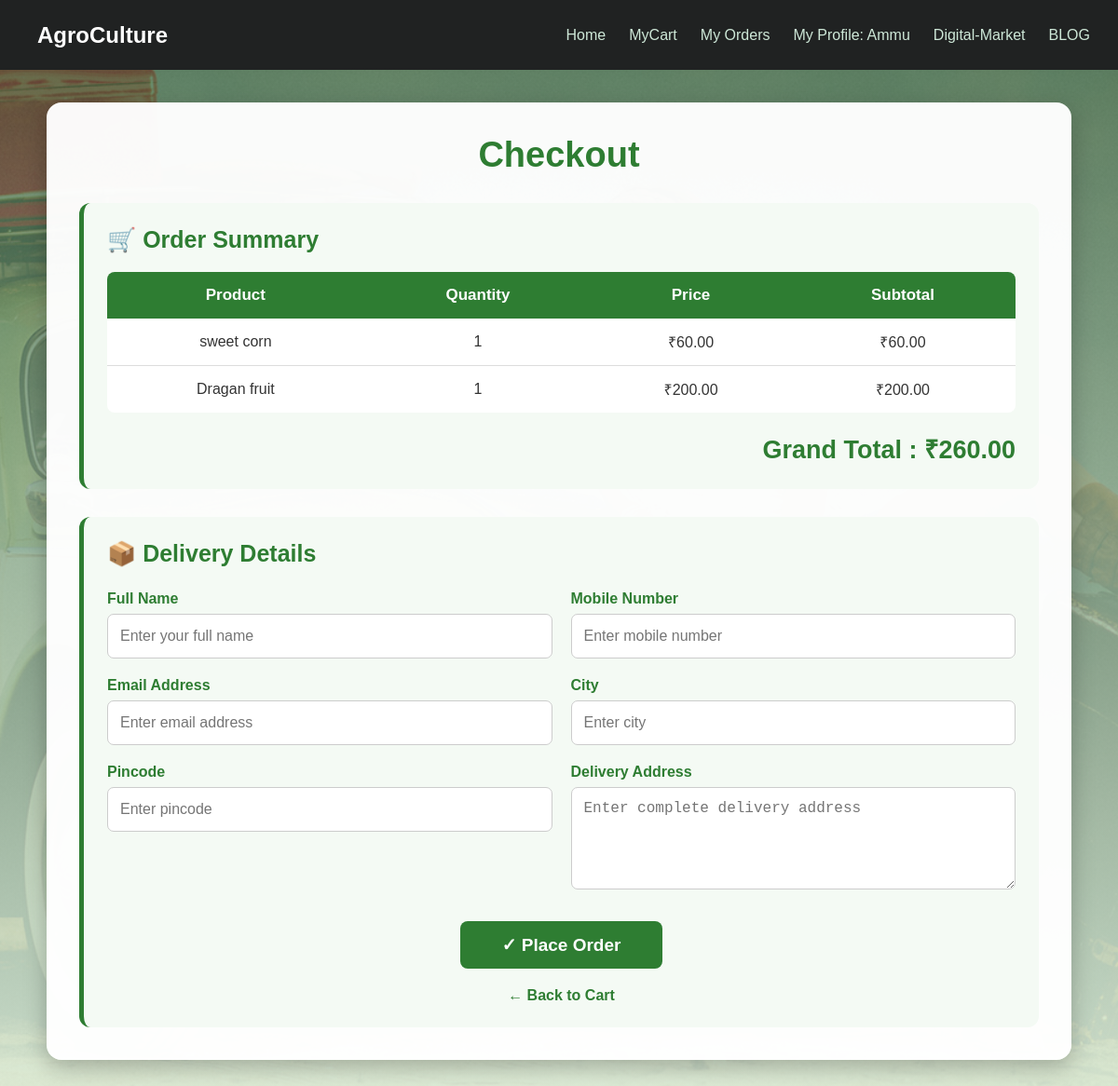
Screenshot of /agri/checkout.php (signed in) with the database file from the repository.
### tables this page shows
CREATE TABLE `mycart` (
  `bid` int(10) NOT NULL,
  `pid` int(10) NOT NULL,
  `quantity` int(11) DEFAULT NULL
);

CREATE TABLE `fproduct` (
  `fid` int(255) NOT NULL,
  `pid` int(255) NOT NULL,
  `product` varchar(255) NOT NULL,
  `pcat` varchar(255) NOT NULL,
  `pinfo` varchar(255) NOT NULL,
  `price` float NOT NULL,
  `pimage` varchar(255) NOT NULL DEFAULT 'blank.png',
  `picStatus` int(10) NOT NULL DEFAULT 0
);

### agri/checkout.php (the view, shortened to what this page needs)
<?php
require 'db.php';
$bid = $_SESSION['id'];
?>
<!DOCTYPE html>
<html lang="en">
<head>
</head>
<body>
<?php
require 'menu.php';
?>
<div class="checkout-page">
    <div class="checkout-container">
        <h1 class="checkout-title">
            Checkout
        </h1>
        <div class="products-section">
            <h2 class="section-title">
                🛒 Order Summary
            </h2>
            <table class="checkout-table">
                <tr>
                    <th>
                        Product
                    </th>
                    <th>
                        Quantity
                    </th>
                    <th>
                        Price
                    </th>
                    <th>
                        Subtotal
                    </th>
                </tr>
<?php
$sql = "
    SELECT
        mycart.quantity,
        fproduct.product,
        fproduct.price
    FROM mycart
    JOIN fproduct
    ON mycart.pid = fproduct.pid
    WHERE mycart.bid = '$bid'
";
$result = mysqli_query(
    $conn,
    $sql
);
$grandTotal = 0;
while (
    $row =
    mysqli_fetch_assoc($result)
) {
    $quantity =
        $row['quantity'];
    $price =
        $row['price'];
    $subtotal =
        $price * $quantity;
    $grandTotal +=
        $subtotal;
?>
                <tr>
                    <td>
                        <?php
                        echo htmlspecialchars(
                            $row['product']
                        );
                        ?>
                    </td>
                    <td>
                        <?php
                        echo $quantity;
                        ?>
                    </td>
                    <td>
                        ₹<?php
                        echo number_format(
                            $price,
                            2
                        );
                        ?>
                    </td>
                    <td>
                        ₹<?php
                        echo number_format(
                            $subtotal,
                            2
                        );
                        ?>
                    </td>
                </tr>
<?php
}
?>
            </table>
            <div class="grand-total">
                Grand Total :
                ₹<?php
                echo number_format(
                    $grandTotal,
                    2
                );
                ?>
            </div>
        </div>
        <div class="delivery-section">
            <h2 class="delivery-title">
                📦 Delivery Details
            </h2>
            <form
                action="placeOrder.php"
                method="post"
            >
                <div class="form-row">
                    <div class="form-group">
                        <label>
                            Full Name
                        </label>
                        <input
                            type="text"
                            name="name"
                            placeholder="Enter your full name"
                            required
                        >
                    </div>
                    <div class="form-group">
                        <label>
                            Mobile Number
                        </label>
                        <input
                            type="text"
                            name="mobile"
                            placeholder="Enter mobile number"
                            maxlength="10"
                            required
                        >
                    </div>
                </div>
                <div class="form-row">
                    <div class="form-group">
                        <label>
                            Email Address
                        </label>
                        <input
                            type="email"
                            name="email"
                            placeholder="Enter email address"
                            required
                        >
                    </div>
                    <div class="form-group">
                        <label>
                            City
                        </label>
                        <input
                            type="text"
                            name="city"
                            placeholder="Enter city"
                            required
                        >
                    </div>
                </div>
                <div class="form-row">
                    <div class="form-group">
                        <label>
                            Pincode
                        </label>
                        <input
                            type="text"
                            name="pincode"
                            placeholder="Enter pincode"
                            maxlength="6"
                            required
                        >
                    </div>
                    <div class="form-group">
                        <label>
                            Delivery Address
                        </label>
                        <textarea
                            name="address"
                            placeholder="Enter complete delivery address"
                            required
                        ></textarea>
                    </div>
                </div>
                <div class="button-area">
                    <button
                        type="submit"
                        class="place-order-btn"
                    >
                        ✓ Place Order
                    </button>
                </div>
            </form>
            <a
                href="myCart.php"
                class="back-cart"
            >
                ← Back to Cart
            </a>
        </div>
    </div>
</div>
</body>
</html>

### agri/checkout.php (style rules this page uses)
* { box-sizing: border-box; }
html, body { margin: 0; padding: 0; width: 100%; min-height: 100%; }
body { font-family: Arial, Helvetica, sans-serif; background: linear-gradient( rgba(30, 80, 40, 0.70), rgba(220, 240, 220, 0.90) ), url("images/banner.jpg"); background-size: cover; background-position: center; background-attachment: fixed; min-height: 100vh; }
.checkout-page { width: 100%; min-height: 100vh; padding: 110px 20px 50px 20px; }
.checkout-container { width: 95%; max-width: 1100px; margin: 0 auto; background: rgba(255, 255, 255, 0.97); padding: 35px; border-radius: 16px; box-shadow: 0 8px 25px rgba(0, 0, 0, 0.25); }
.checkout-title { text-align: center; color: #2e7d32; font-size: 38px; font-weight: bold; margin: 0 0 30px 0; }
.products-section { background: #f4faf4; padding: 25px; border-radius: 12px; border-left: 5px solid #2e7d32; margin-bottom: 30px; }
.section-title { color: #2e7d32; font-size: 25px; font-weight: bold; margin: 0 0 20px 0; }
.checkout-table { width: 100%; border-collapse: collapse; background: white; border-radius: 8px; overflow: hidden; }
.checkout-table th { background: #2e7d32; color: white; padding: 15px; text-align: center; font-size: 17px; }
.checkout-table td { padding: 14px; border-bottom: 1px solid #ddd; text-align: center; font-size: 16px; color: #333; }
.checkout-table tr:last-child td { border-bottom: none; }
.grand-total { text-align: right; color: #2e7d32; font-size: 27px; font-weight: bold; margin-top: 20px; }
.delivery-section { background: #f4faf4; padding: 25px; border-radius: 12px; border-left: 5px solid #2e7d32; }
.delivery-title { color: #2e7d32; font-size: 25px; font-weight: bold; margin: 0 0 25px 0; }
.form-row { display: flex; gap: 20px; margin-bottom: 20px; }
.form-group { flex: 1; }
.form-group label { display: block; color: #2e7d32; font-weight: bold; margin-bottom: 7px; }
.form-group input, .form-group textarea { width: 100%; padding: 13px; border: 1px solid #ccc; border-radius: 7px; font-size: 16px; background: white; outline: none; }
.form-group input { height: 48px; }
.form-group textarea { height: 110px; resize: vertical; }
.button-area { text-align: center; margin-top: 30px; }
.place-order-btn { display: inline-block; padding: 14px 45px; background: #2e7d32; color: white; border: none; border-radius: 8px; font-size: 19px; font-weight: bold; cursor: pointer; text-decoration: none; }
.back-cart { display: block; text-align: center; margin-top: 20px; color: #2e7d32; font-size: 16px; font-weight: bold; text-decoration: none; }

### rows the page displays
mycart: pid.product "sweet corn", quantity "1", pid.price "60.00", subtotal "60.00"
mycart: pid.product "Dragan fruit", quantity "1", pid.price "200.00", subtotal "200.00"

### other values shown
$loginProfile "My Profile: Ammu"
$grandTotal "260.00"
